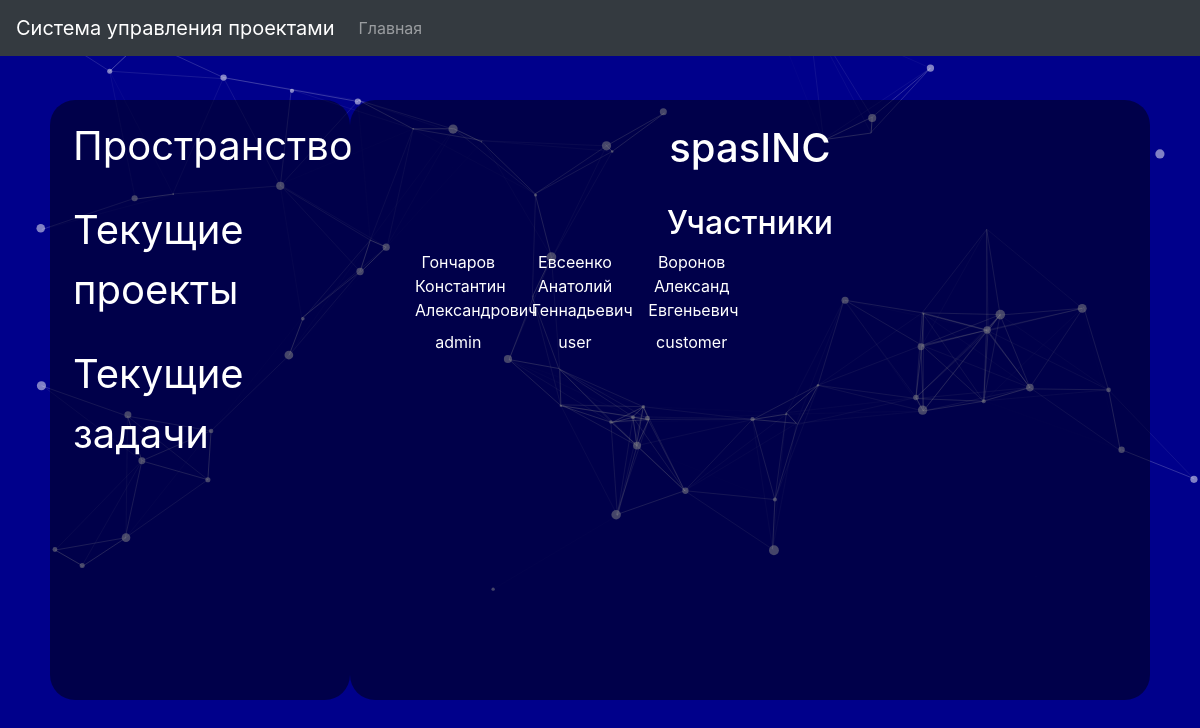
The page / on the database its author committed.
### core/models.py (models this page shows, shortened)
class Namespace(models.Model):
    title = models.CharField(max_length=100, verbose_name="Имя")
    creator = models.ForeignKey("SystemUser", on_delete=models.SET_NULL, null=True, related_name="namespace_creator")
    users = models.ManyToManyField("SystemUser")

class SystemUser(models.Model):
    USER_ROLES = (("user", "Пользователь"), ("admin", "Администратор"), ("customer", "Заказчик"))
    user = models.ForeignKey(User, on_delete=models.SET_NULL, null=True, verbose_name="Пользователь")
    role = models.CharField(max_length=100, choices=USER_ROLES, verbose_name="Роль")
    full_name = models.CharField(max_length=100, verbose_name="Полное имя")
    contacts = models.TextField()

### core/views.py (the view)
# urls.py: path('', views.index),
def index(request):
    data = {}
    try:
        namespace_id = request.GET["namespace_id"]
    except:
        namespace_id = -1
    if namespace_id == -1:
        namespace = Namespace.objects.all().first()
    else:
        namespace = Namespace.objects.all().filter(id=namespace_id)
    data["namespace"] = namespace
    data["users"] = namespace.users.all()
    return render(request, "core/home.html", data)

### templates/core/home.html
{% extends "core/core_base.html" %}
{% block page %}
    <div class="row mt-4 namespace-title-row">
        <h1 class="namespace-title">{{ namespace.title }}</h1>
    </div>
    <div class="row mt-4 namespace-title-row">
        <h2 class="namespace-title">Участники</h2>
        <div class="row namespace-users-group">
        {% for user in users %}
            <div class="col-lg-2">
                <p class="namespace-user-name mb-2">{{ user.full_name }}</p>
                <p class="namespace-user-name">{{ user.role }}</p>
            </div>
        {% endfor %}
        </div>
    </div>
{% endblock %}

### templates/core/core_base.html (shortened to what this page needs)
{% extends "base.html" %}
{% block content %}
    <nav class="navbar navbar-expand-md navbar-dark fixed-top bg-dark">
    <a class="navbar-brand" href="/">Система управления проектами</a>
    <div class="collapse navbar-collapse" id="navbarCollapse">
      <ul class="navbar-nav mr-auto">
        <li class="nav-item">
          <a class="nav-link" href="/">Главная</a>
        </li>
      </ul>
    </div>
  </nav>
    <div class="col-lg-3 left-menu">
        <div class="row ml-2 mb-4 mt-3 left-menu-link-bg">
            <a class="left-menu-link" href="/">Пространство</a>
        </div>
        <div class="row ml-2 mb-4 mt-4 left-menu-link-bg">
            <a class="left-menu-link" href="/current-projects">Текущие проекты</a>
        </div>
        <div class="row ml-2 mb-4 mt-3 left-menu-link-bg">
            <a class="left-menu-link" href="/current-tasks">Текущие задачи</a>
        </div>
    </div>
    <div class="col-lg-8 right-menu">
        {% block page %} {% endblock %}
    </div>
{% endblock %}

### templates/base.html (shortened to what this page needs)
{% load static %}
<!DOCTYPE html>
<html lang="en">
<head>
    <link rel="stylesheet" href="https://stackpath.bootstrapcdn.com/bootstrap/4.3.1/css/bootstrap.min.css">
    <link rel="stylesheet" href="https://cdnjs.cloudflare.com/ajax/libs/font-awesome/4.7.0/css/font-awesome.min.css">
    <link rel="stylesheet" href="{% static 'core/css/style.css' %}">
</head>
<body>
<div id="particles-js">
{% block content %} {% endblock %}
</div>
</body>
</html>

### static/core/css/style.css (style rules this page uses)
body { background-color: darkblue; }
.left-menu { background-color: #00000077; position: absolute; left: 50px; top: 100px; height: 600px; border-radius: 25px; }
.right-menu { background-color: #00000077; position: absolute; right: 50px; top: 100px; height: 600px; border-radius: 25px; }
.left-menu-link { font-size: 30pt; color: white; }
.left-menu-link-bg { margin-right: 20px!important; border-radius: 10px; }
.namespace-title { color: white; width: 100%; }
.namespace-title-row { text-align: center; }
.namespace-user-name { color : white; }
.namespace-users-group { margin-left: 50px; margin-right: 50px; }

### rows shown on the page
Namespace: title "spasINC"
SystemUser: full_name "Гончаров Константин Александрович", role "admin"
SystemUser: full_name "Евсеенко Анатолий Геннадьевич", role "user"
SystemUser: full_name "Воронов Александ Евгеньевич", role "customer"
